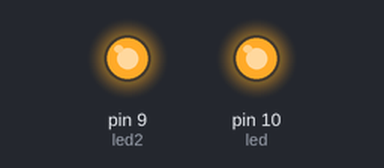
Simulated run of this sketch. Board: Arduino Uno, built with avr-gcc and run on an emulated ATmega328P. Parts: output pins drawn as LEDs (lit = HIGH).

Above: at 0.1 s.
Timing chart, 0 to 1.6 s (numbered marks = the images above):
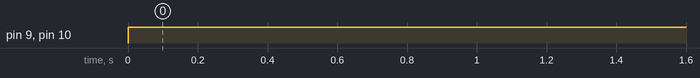

Measured:
- by itself, pin 9 (led2), pin 10 (led): LOW → HIGH at 0.00 s

The sketch:

led2.ino
```cpp
int led=10,led2=9;
void setup(){
  pinMode(led,OUTPUT);
  pinMode(led2,OUTPUT);
}

void loop(){
  digitalWrite(led,HIGH);
  digitalWrite(led2,HIGH);
}
```
